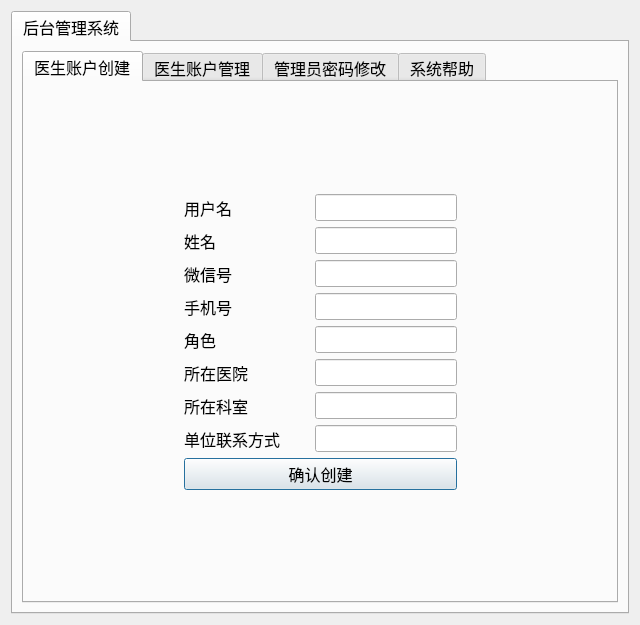
<?xml version="1.0" encoding="UTF-8"?>
<ui version="4.0">
 <class>Dialog_admin</class>
 <widget class="QDialog" name="Dialog_admin">
  <property name="geometry">
   <rect>
    <x>0</x>
    <y>0</y>
    <width>640</width>
    <height>625</height>
   </rect>
  </property>
  <property name="windowTitle">
   <string>查找用户</string>
  </property>
  <layout class="QGridLayout" name="gridLayout">
   <item row="0" column="1">
    <widget class="QTabWidget" name="tabWidget">
     <property name="font">
      <font>
       <pointsize>12</pointsize>
      </font>
     </property>
     <property name="currentIndex">
      <number>0</number>
     </property>
     <widget class="QWidget" name="tab">
      <attribute name="title">
       <string>后台管理系统</string>
      </attribute>
      <layout class="QGridLayout" name="gridLayout_2">
       <item row="0" column="0">
        <widget class="QTabWidget" name="tabWidget_2">
         <property name="font">
          <font>
           <pointsize>12</pointsize>
          </font>
         </property>
         <property name="tabShape">
          <enum>QTabWidget::Rounded</enum>
         </property>
         <property name="currentIndex">
          <number>0</number>
         </property>
         <widget class="QWidget" name="tab_3">
          <attribute name="title">
           <string>医生账户创建</string>
          </attribute>
          <layout class="QGridLayout" name="gridLayout_3">
           <item row="0" column="1">
            <spacer name="verticalSpacer">
             <property name="orientation">
              <enum>Qt::Vertical</enum>
             </property>
             <property name="sizeHint" stdset="0">
              <size>
               <width>20</width>
               <height>41</height>
              </size>
             </property>
            </spacer>
           </item>
           <item row="1" column="0">
            <spacer name="horizontalSpacer">
             <property name="orientation">
              <enum>Qt::Horizontal</enum>
             </property>
             <property name="sizeHint" stdset="0">
              <size>
               <width>87</width>
               <height>20</height>
              </size>
             </property>
            </spacer>
           </item>
           <item row="1" column="1">
            <layout class="QVBoxLayout" name="verticalLayout">
             <item>
              <layout class="QHBoxLayout" name="horizontalLayout">
               <item>
                <widget class="QLabel" name="label_username">
                 <property name="sizePolicy">
                  <sizepolicy hsizetype="Fixed" vsizetype="Preferred">
                   <horstretch>0</horstretch>
                   <verstretch>0</verstretch>
                  </sizepolicy>
                 </property>
                 <property name="minimumSize">
                  <size>
                   <width>125</width>
                   <height>0</height>
                  </size>
                 </property>
                 <property name="font">
                  <font>
                   <pointsize>12</pointsize>
                  </font>
                 </property>
                 <property name="text">
                  <string>用户名</string>
                 </property>
                </widget>
               </item>
               <item>
                <widget class="QLineEdit" name="lineEdit_user_new">
                 <property name="font">
                  <font>
                   <pointsize>12</pointsize>
                  </font>
                 </property>
                </widget>
               </item>
              </layout>
             </item>
             <item>
              <layout class="QHBoxLayout" name="horizontalLayout_5">
               <item>
                <widget class="QLabel" name="label_realname">
                 <property name="sizePolicy">
                  <sizepolicy hsizetype="Fixed" vsizetype="Preferred">
                   <horstretch>0</horstretch>
                   <verstretch>0</verstretch>
                  </sizepolicy>
                 </property>
                 <property name="minimumSize">
                  <size>
                   <width>125</width>
                   <height>0</height>
                  </size>
                 </property>
                 <property name="font">
                  <font>
                   <pointsize>12</pointsize>
                  </font>
                 </property>
                 <property name="text">
                  <string>姓名</string>
                 </property>
                </widget>
               </item>
               <item>
                <widget class="QLineEdit" name="lineEdit_user_realname">
                 <property name="font">
                  <font>
                   <pointsize>12</pointsize>
                  </font>
                 </property>
                </widget>
               </item>
              </layout>
             </item>
             <item>
              <layout class="QHBoxLayout" name="horizontalLayout_6">
               <item>
                <widget class="QLabel" name="label_wechat">
                 <property name="sizePolicy">
                  <sizepolicy hsizetype="Fixed" vsizetype="Preferred">
                   <horstretch>0</horstretch>
                   <verstretch>0</verstretch>
                  </sizepolicy>
                 </property>
                 <property name="minimumSize">
                  <size>
                   <width>125</width>
                   <height>0</height>
                  </size>
                 </property>
                 <property name="font">
                  <font>
                   <pointsize>12</pointsize>
                  </font>
                 </property>
                 <property name="text">
                  <string>微信号</string>
                 </property>
                </widget>
               </item>
               <item>
                <widget class="QLineEdit" name="lineEdit_wechat">
                 <property name="font">
                  <font>
                   <pointsize>12</pointsize>
                  </font>
                 </property>
                </widget>
               </item>
              </layout>
             </item>
             <item>
              <layout class="QHBoxLayout" name="horizontalLayout_7">
               <item>
                <widget class="QLabel" name="label_phone">
                 <property name="sizePolicy">
                  <sizepolicy hsizetype="Fixed" vsizetype="Preferred">
                   <horstretch>0</horstretch>
                   <verstretch>0</verstretch>
                  </sizepolicy>
                 </property>
                 <property name="minimumSize">
                  <size>
                   <width>125</width>
                   <height>0</height>
                  </size>
                 </property>
                 <property name="font">
                  <font>
                   <pointsize>12</pointsize>
                  </font>
                 </property>
                 <property name="text">
                  <string>手机号</string>
                 </property>
                </widget>
               </item>
               <item>
                <widget class="QLineEdit" name="lineEdit_phone">
                 <property name="font">
                  <font>
                   <pointsize>12</pointsize>
                  </font>
                 </property>
                </widget>
               </item>
              </layout>
             </item>
             <item>
              <layout class="QHBoxLayout" name="horizontalLayout_8">
               <item>
                <widget class="QLabel" name="label_role">
                 <property name="sizePolicy">
                  <sizepolicy hsizetype="Fixed" vsizetype="Preferred">
                   <horstretch>0</horstretch>
                   <verstretch>0</verstretch>
                  </sizepolicy>
                 </property>
                 <property name="minimumSize">
                  <size>
                   <width>125</width>
                   <height>0</height>
                  </size>
                 </property>
                 <property name="font">
                  <font>
                   <pointsize>12</pointsize>
                  </font>
                 </property>
                 <property name="text">
                  <string>角色</string>
                 </property>
                </widget>
               </item>
               <item>
                <widget class="QLineEdit" name="lineEdit_role">
                 <property name="font">
                  <font>
                   <pointsize>12</pointsize>
                  </font>
                 </property>
                </widget>
               </item>
              </layout>
             </item>
             <item>
              <layout class="QHBoxLayout" name="horizontalLayout_9">
               <item>
                <widget class="QLabel" name="label_hospital">
                 <property name="sizePolicy">
                  <sizepolicy hsizetype="Fixed" vsizetype="Preferred">
                   <horstretch>0</horstretch>
                   <verstretch>0</verstretch>
                  </sizepolicy>
                 </property>
                 <property name="minimumSize">
                  <size>
                   <width>125</width>
                   <height>0</height>
                  </size>
                 </property>
                 <property name="font">
                  <font>
                   <pointsize>12</pointsize>
                  </font>
                 </property>
                 <property name="text">
                  <string>所在医院</string>
                 </property>
                </widget>
               </item>
               <item>
                <widget class="QLineEdit" name="lineEdit_hospital">
                 <property name="font">
                  <font>
                   <pointsize>12</pointsize>
                  </font>
                 </property>
                </widget>
               </item>
              </layout>
             </item>
             <item>
              <layout class="QHBoxLayout" name="horizontalLayout_10">
               <item>
                <widget class="QLabel" name="label_department">
                 <property name="sizePolicy">
                  <sizepolicy hsizetype="Fixed" vsizetype="Preferred">
                   <horstretch>0</horstretch>
                   <verstretch>0</verstretch>
                  </sizepolicy>
                 </property>
                 <property name="minimumSize">
                  <size>
                   <width>125</width>
                   <height>0</height>
                  </size>
                 </property>
                 <property name="font">
                  <font>
                   <pointsize>12</pointsize>
                  </font>
                 </property>
                 <property name="text">
                  <string>所在科室</string>
                 </property>
                </widget>
               </item>
               <item>
                <widget class="QLineEdit" name="lineEdit_department">
                 <property name="font">
                  <font>
                   <pointsize>12</pointsize>
                  </font>
                 </property>
                </widget>
               </item>
              </layout>
             </item>
             <item>
              <layout class="QHBoxLayout" name="horizontalLayout_11">
               <item>
                <widget class="QLabel" name="label_departmentContact">
                 <property name="sizePolicy">
                  <sizepolicy hsizetype="Fixed" vsizetype="Preferred">
                   <horstretch>0</horstretch>
                   <verstretch>0</verstretch>
                  </sizepolicy>
                 </property>
                 <property name="minimumSize">
                  <size>
                   <width>125</width>
                   <height>0</height>
                  </size>
                 </property>
                 <property name="font">
                  <font>
                   <pointsize>12</pointsize>
                  </font>
                 </property>
                 <property name="text">
                  <string>单位联系方式</string>
                 </property>
                </widget>
               </item>
               <item>
                <widget class="QLineEdit" name="lineEdit_departmentContact">
                 <property name="font">
                  <font>
                   <pointsize>12</pointsize>
                  </font>
                 </property>
                </widget>
               </item>
              </layout>
             </item>
             <item>
              <widget class="QPushButton" name="pushButton_create">
               <property name="font">
                <font>
                 <pointsize>12</pointsize>
                </font>
               </property>
               <property name="text">
                <string>确认创建</string>
               </property>
              </widget>
             </item>
            </layout>
           </item>
           <item row="1" column="2">
            <spacer name="horizontalSpacer_2">
             <property name="orientation">
              <enum>Qt::Horizontal</enum>
             </property>
             <property name="sizeHint" stdset="0">
              <size>
               <width>87</width>
               <height>20</height>
              </size>
             </property>
            </spacer>
           </item>
           <item row="2" column="1">
            <spacer name="verticalSpacer_2">
             <property name="orientation">
              <enum>Qt::Vertical</enum>
             </property>
             <property name="sizeHint" stdset="0">
              <size>
               <width>20</width>
               <height>41</height>
              </size>
             </property>
            </spacer>
           </item>
          </layout>
         </widget>
         <widget class="QWidget" name="tab_4">
          <attribute name="title">
           <string>医生账户管理</string>
          </attribute>
          <layout class="QGridLayout" name="gridLayout_4">
           <item row="0" column="0">
            <layout class="QHBoxLayout" name="horizontalLayout_4">
             <item>
              <widget class="QLabel" name="label">
               <property name="text">
                <string>搜索</string>
               </property>
              </widget>
             </item>
             <item>
              <widget class="QLineEdit" name="lineEdit_search"/>
             </item>
            </layout>
           </item>
           <item row="1" column="0">
            <widget class="modifiedTableWidget" name="tableWidget"/>
           </item>
          </layout>
         </widget>
         <widget class="QWidget" name="tab_2">
          <attribute name="title">
           <string>管理员密码修改</string>
          </attribute>
          <layout class="QGridLayout" name="gridLayout_5">
           <item row="0" column="2">
            <spacer name="verticalSpacer_3">
             <property name="orientation">
              <enum>Qt::Vertical</enum>
             </property>
             <property name="sizeHint" stdset="0">
              <size>
               <width>20</width>
               <height>156</height>
              </size>
             </property>
            </spacer>
           </item>
           <item row="1" column="0">
            <spacer name="horizontalSpacer_3">
             <property name="orientation">
              <enum>Qt::Horizontal</enum>
             </property>
             <property name="sizeHint" stdset="0">
              <size>
               <width>39</width>
               <height>20</height>
              </size>
             </property>
            </spacer>
           </item>
           <item row="1" column="1" colspan="2">
            <layout class="QVBoxLayout" name="verticalLayout_5">
             <item>
              <layout class="QHBoxLayout" name="horizontalLayout_19">
               <item>
                <widget class="QLabel" name="label_8">
                 <property name="minimumSize">
                  <size>
                   <width>200</width>
                   <height>0</height>
                  </size>
                 </property>
                 <property name="maximumSize">
                  <size>
                   <width>200</width>
                   <height>16777215</height>
                  </size>
                 </property>
                 <property name="font">
                  <font>
                   <pointsize>15</pointsize>
                  </font>
                 </property>
                 <property name="text">
                  <string>原密码：</string>
                 </property>
                </widget>
               </item>
               <item>
                <widget class="QLineEdit" name="lineEdit_pwd_last">
                 <property name="font">
                  <font>
                   <pointsize>15</pointsize>
                  </font>
                 </property>
                 <property name="echoMode">
                  <enum>QLineEdit::Password</enum>
                 </property>
                </widget>
               </item>
              </layout>
             </item>
             <item>
              <layout class="QHBoxLayout" name="horizontalLayout_16">
               <item>
                <widget class="QLabel" name="label_5">
                 <property name="minimumSize">
                  <size>
                   <width>200</width>
                   <height>0</height>
                  </size>
                 </property>
                 <property name="maximumSize">
                  <size>
                   <width>200</width>
                   <height>16777215</height>
                  </size>
                 </property>
                 <property name="font">
                  <font>
                   <pointsize>15</pointsize>
                  </font>
                 </property>
                 <property name="text">
                  <string>新密码：</string>
                 </property>
                </widget>
               </item>
               <item>
                <widget class="QLineEdit" name="lineEdit_pwd_1">
                 <property name="font">
                  <font>
                   <pointsize>15</pointsize>
                  </font>
                 </property>
                 <property name="echoMode">
                  <enum>QLineEdit::Password</enum>
                 </property>
                </widget>
               </item>
              </layout>
             </item>
             <item>
              <layout class="QHBoxLayout" name="horizontalLayout_17">
               <item>
                <widget class="QLabel" name="label_6">
                 <property name="sizePolicy">
                  <sizepolicy hsizetype="Fixed" vsizetype="Preferred">
                   <horstretch>0</horstretch>
                   <verstretch>0</verstretch>
                  </sizepolicy>
                 </property>
                 <property name="minimumSize">
                  <size>
                   <width>200</width>
                   <height>0</height>
                  </size>
                 </property>
                 <property name="maximumSize">
                  <size>
                   <width>200</width>
                   <height>16777215</height>
                  </size>
                 </property>
                 <property name="font">
                  <font>
                   <pointsize>15</pointsize>
                  </font>
                 </property>
                 <property name="text">
                  <string>再次输入新密码：</string>
                 </property>
                </widget>
               </item>
               <item>
                <widget class="QLineEdit" name="lineEdit_pwd_2">
                 <property name="font">
                  <font>
                   <pointsize>15</pointsize>
                  </font>
                 </property>
                 <property name="echoMode">
                  <enum>QLineEdit::Password</enum>
                 </property>
                </widget>
               </item>
              </layout>
             </item>
             <item>
              <widget class="QPushButton" name="pushButton_confirmEditPassword">
               <property name="font">
                <font>
                 <pointsize>15</pointsize>
                </font>
               </property>
               <property name="text">
                <string>确认修改</string>
               </property>
              </widget>
             </item>
            </layout>
           </item>
           <item row="1" column="3">
            <spacer name="horizontalSpacer_4">
             <property name="orientation">
              <enum>Qt::Horizontal</enum>
             </property>
             <property name="sizeHint" stdset="0">
              <size>
               <width>39</width>
               <height>20</height>
              </size>
             </property>
            </spacer>
           </item>
           <item row="2" column="1">
            <spacer name="verticalSpacer_4">
             <property name="orientation">
              <enum>Qt::Vertical</enum>
             </property>
             <property name="sizeHint" stdset="0">
              <size>
               <width>20</width>
               <height>155</height>
              </size>
             </property>
            </spacer>
           </item>
          </layout>
         </widget>
         <widget class="QWidget" name="tab_5">
          <attribute name="title">
           <string>系统帮助</string>
          </attribute>
          <layout class="QGridLayout" name="gridLayout_6">
           <item row="0" column="0">
            <widget class="pdfReaderQWebView" name="reader" native="true"/>
           </item>
          </layout>
         </widget>
        </widget>
       </item>
      </layout>
     </widget>
    </widget>
   </item>
  </layout>
 </widget>
 <customwidgets>
  <customwidget>
   <class>modifiedTableWidget</class>
   <extends>QTableWidget</extends>
   <header location="global">modifiedTableWidget.h</header>
  </customwidget>
  <customwidget>
   <class>pdfReaderQWebView</class>
   <extends>QWidget</extends>
   <header>pdfReaderQWebView.h</header>
   <container>1</container>
  </customwidget>
 </customwidgets>
 <resources/>
 <connections/>
</ui>
